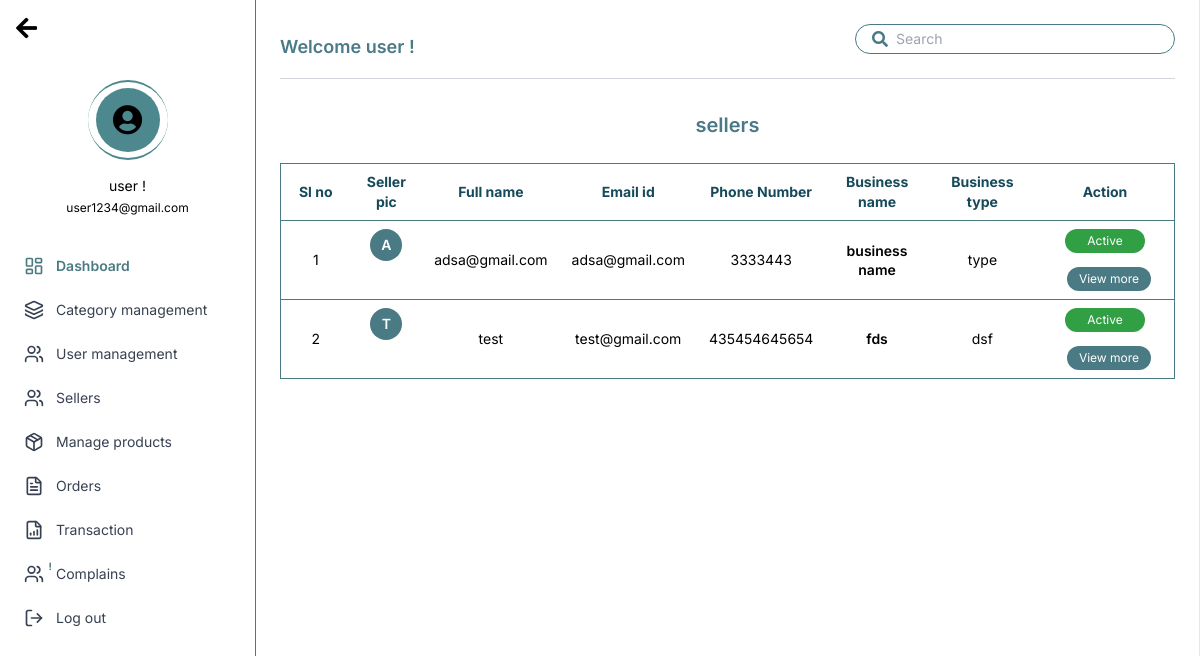
Before: /admin_panel/sellers/ with the older database file.
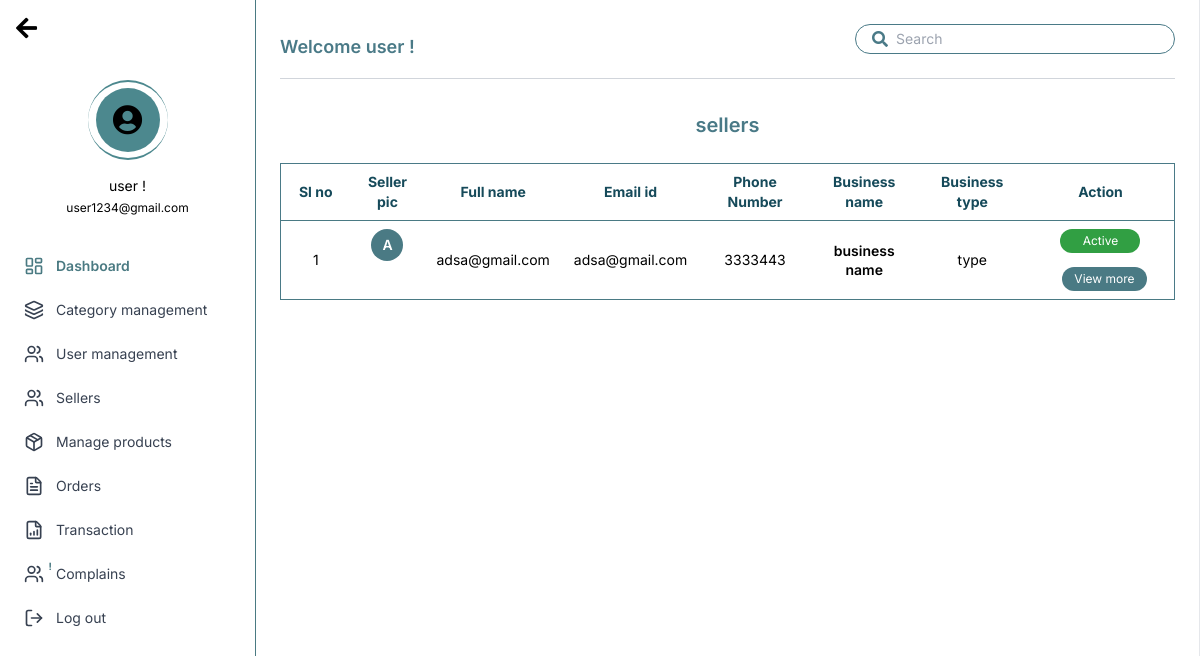
After: the same page with the newer database file.
### seller/models.py (models this page shows, shortened)
class Seller(models.Model):
    user = models.OneToOneField(User, on_delete=models.CASCADE, related_name='seller_profile', null=True)
    phone_number = models.CharField(max_length=15)
    business_name = models.CharField(max_length=100)
    business_type = models.CharField(max_length=100)
    business_address = models.TextField()
    registration_number = models.CharField(max_length=100)
    validation_document = models.FileField(upload_to='validation_documents/')
    is_approved = models.BooleanField(default=False)
    is_rejected = models.BooleanField(default=False)
    rejection_reason = models.TextField(blank=True, null=True)

### accounts/models.py (models this page shows)
class User(AbstractUser):
    USER_TYPE_CHOICES = (
        ('admin', 'Admin'),
        ('seller', 'Seller'),
        ('buyer', 'Buyer'),
    )
    user_type = models.CharField(max_length=20, choices=USER_TYPE_CHOICES, default='buyer')

### admin_panel/views.py (the view)
# urls.py: path('sellers/', views.sellers_list, name='sellers-list'),
def sellers_list(request):
    sellers = Seller.objects.filter(is_approved=True)
    return render(request, 'admin_panel/sellers.html', {'sellers': sellers})

### admin_panel/templates/admin_panel/sellers.html (shortened to what this page needs)
{% extends 'admin_base.html' %}
{% block content %}
</aside>
<main class="flex-1 p-6">
  <header
    class="flex flex-col sm:flex-row justify-between items-center border-b border-gray-300 pb-2 mb-8"
  >
    <h1 class="text-[#4a7a87] font-semibold text-lg mb-3 sm:mb-0">
      Welcome user !
    </h1>
    <form class="w-full sm:w-80">
      <div
        class="flex items-center border border-[#4a7a87] rounded-full px-4 py-1 text-[#4a7a87]"
      >
        <i class="fas fa-search text-[#4a7a87]"></i>
        <input
          id="search"
          type="search"
          placeholder="Search"
          class="flex-grow bg-transparent outline-none text-sm ml-2"
        />
      </div>
    </form>
  </header>
  <section>
    <h2
      class="text-[#4a7a87] font-semibold text-xl text-center mb-6"
      style="text-transform: lowercase;"
    >
      sellers
    </h2>
    <div class="overflow-x-auto">
      <table
        class="min-w-full border border-[#4a7a87] rounded-lg text-sm text-left"
      >
        <thead>
          <tr class="text-[#164a5a] font-semibold text-center border-b border-[#4a7a84]">
            <th class="px-3 py-2 min-w-[70px]">Sl no</th>
            <th class="px-3 py-2 min-w-[60px]">Seller pic</th>
            <th class="px-3 py-2 min-w-[90px]">Full name</th>
            <th class="px-3 py-2 min-w-[110px]">Email id</th>
            <th class="px-3 py-2 min-w-[100px]">Phone Number</th>
            <th class="px-3 py-2 min-w-[90px]">Business name</th>
            <th class="px-3 py-2 min-w-[100px]">Business type</th>
            <th class="px-3 py-2 min-w-[100px]">Action</th>
          </tr>
        </thead>
<tbody class="text-black text-center">
    {% for seller in sellers %}
      <tr class="border-b border-[#4a7a84]">
        <td class="px-3 py-2 font-normal">{{ forloop.counter }}</td>
        <td class="px-3 py-2 flex justify-center">
          <div class="w-8 h-8 rounded-full bg-[#4a7a84] text-white flex items-center justify-center font-semibold">
            {{ seller.user.username|first|upper }}
          </div>
        </td>
        <td class="px-3 py-2 font-normal">{{ seller.user.username }}</td>
        <td class="px-3 py-2 font-normal leading-snug">{{ seller.user.email }}</td>
        <td class="px-3 py-2 font-normal">{{ seller.phone_number }}</td>
        <td class="px-3 py-2 font-semibold leading-snug">{{ seller.business_name }}</td>
        <td class="px-3 py-2 font-normal">{{ seller.business_type }}</td>
        <td class="px-3 py-2">
          <form method="post" action="{% url 'toggle-seller' seller.id %}" class="inline-block">
            {% if seller.user.is_active %}
              <button class="bg-[#319F43] text-white text-xs rounded-full px-3 py-1 w-[80px]">Active</button>
            {% else %}
              <button class="bg-[#E33629] text-white text-xs rounded-full px-3 py-1 w-[80px]">Deactive</button>
            {% endif %}
          </form>
          <a href="{% url 'seller_view' seller_id=seller.id %}" class="inline-block ml-2">
            <button class="bg-[#4a7a84] text-white text-xs rounded-full px-3 py-1">View more</button>
          </a>
        </td>
      </tr>
    {% endfor %}
  </tbody>
</table>
</div>
</section>
</main>
</div>
  {% endblock content %}

Changed rows visible on the page:
no longer on this page (row edited): Seller: user.username|first "T", user.username "test", user.email "test@gmail.com", phone_number "435454645654", business_name "fds", business_type "dsf", shows "Active"
